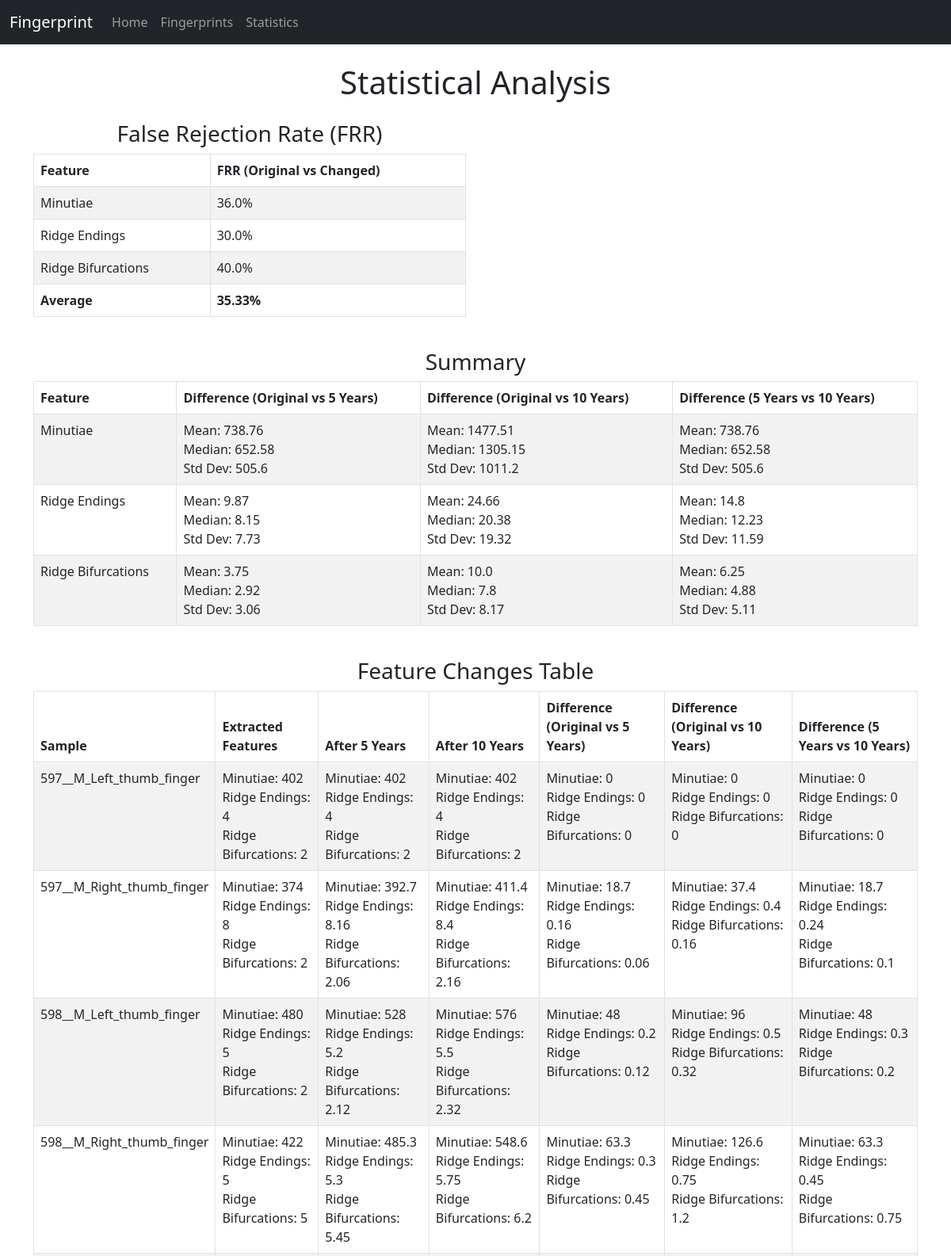
The app's page /statistics (upper part) with its own data.
### tables this page shows
CREATE TABLE fingerprint_data (
                    id INTEGER PRIMARY KEY AUTOINCREMENT,
                    image_name TEXT,
                    image_path TEXT,
                    minutiae INTEGER,
                    ridge_endings INTEGER,
                    ridge_bifurcations INTEGER,
                    changed_minutiae_5 INTEGER,
                    changed_ridge_endings_5 INTEGER,
                    changed_ridge_bifurcations_5 INTEGER,
                    changed_minutiae_10 INTEGER,
                    changed_ridge_endings_10 INTEGER,
                    changed_ridge_bifurcations_10 INTEGER,
                    changed_image_5_path TEXT,
                    changed_image_10_path TEXT
                );

### src/main.py (the view)
@app.route("/statistics")
def statistics():
    db_path = os.path.abspath(os.path.join(os.path.dirname(__file__), '../data/fingerprint_data.db'))
    conn = sqlite3.connect(db_path)
    cursor = conn.cursor()
    cursor.execute('''
        SELECT image_name, minutiae, ridge_endings, ridge_bifurcations,
               changed_minutiae_5, changed_ridge_endings_5, changed_ridge_bifurcations_5,
               changed_minutiae_10, changed_ridge_endings_10, changed_ridge_bifurcations_10
        FROM fingerprint_data
    ''')
    rows = cursor.fetchall()
    conn.close()
    table_data = [
        {
            "image_name": row[0].replace('.BMP', '').replace('.bmp', ''),  # Normalize filename
            "original": {
                "minutiae": round(row[1], 2),
                "ridge_endings": round(row[2], 2),
                "ridge_bifurcations": round(row[3], 2)
            },
            "after_5_years": {
                "minutiae": round(row[4], 2),
                "ridge_endings": round(row[5], 2),
                "ridge_bifurcations": round(row[6], 2)
            },
            "after_10_years": {
                "minutiae": round(row[7], 2),
                "ridge_endings": round(row[8], 2),
                "ridge_bifurcations": round(row[9], 2)
            },
            "difference_5_years": {
                "minutiae": round(row[4] - row[1], 2),
                "ridge_endings": round(row[5] - row[2], 2),
                "ridge_bifurcations": round(row[6] - row[3], 2)
            },
            "difference_10_years": {
                "minutiae": round(row[7] - row[1], 2),
                "ridge_endings": round(row[8] - row[2], 2),
                "ridge_bifurcations": round(row[9] - row[3], 2)
            },
            "difference_5_vs_10_years": {
                "minutiae": round(row[7] - row[4], 2),
                "ridge_endings": round(row[8] - row[5], 2),
                "ridge_bifurcations": round(row[9] - row[6], 2)
            }
        }
        for row in rows
    ]
    differences_5_years = {
        "minutiae": [row["difference_5_years"]["minutiae"] for row in table_data],
        "ridge_endings": [row["difference_5_years"]["ridge_endings"] for row in table_data],  # Ensure key matches
        "ridge_bifurcations": [row["difference_5_years"]["ridge_bifurcations"] for row in table_data]
    }
    differences_10_years = {
        "minutiae": [row["difference_10_years"]["minutiae"] for row in table_data],
        "ridge_endings": [row["difference_10_years"]["ridge_endings"] for row in table_data],  # Ensure key matches
        "ridge_bifurcations": [row["difference_10_years"]["ridge_bifurcations"] for row in table_data]
    }
    differences_5_vs_10_years = {
        "minutiae": [row["difference_5_vs_10_years"]["minutiae"] for row in table_data],
        "ridge_endings": [row["difference_5_vs_10_years"]["ridge_endings"] for row in table_data],  # Ensure key matches
        "ridge_bifurcations": [row["difference_5_vs_10_years"]["ridge_bifurcations"] for row in table_data]
    }
    def calculate_statistics(data):
        return {
            "mean": round(np.mean(data), 2),
            "median": round(np.median(data), 2),
            "std_dev": round(np.std(data), 2)
        }
    summary_statistics = {
        "difference_5_years": {feature: calculate_statistics(values) for feature, values in differences_5_years.items()},
        "difference_10_years": {feature: calculate_statistics(values) for feature, values in differences_10_years.items()},
        "difference_5_vs_10_years": {feature: calculate_statistics(values) for feature, values in differences_5_vs_10_years.items()}
    }
    def calculate_frr(data, mean, std_dev):
        outliers = [value for value in data if value < mean - std_dev or value > mean + std_dev]
        return round(len(outliers) / len(data) * 100, 2)
    frr_statistics = {
        "difference_5_years": {
            feature: calculate_frr(differences_5_years[feature],
                                   summary_statistics["difference_5_years"][feature]["mean"],
                                   summary_statistics["difference_5_years"][feature]["std_dev"])
            for feature in differences_5_years
        },
        "difference_10_years": {
            feature: calculate_frr(differences_10_years[feature],
                                   summary_statistics["difference_10_years"][feature]["mean"],
                                   summary_statistics["difference_10_years"][feature]["std_dev"])
            for feature in differences_10_years
        }
    }
    frr_statistics["original_vs_changed"] = {
        feature: calculate_frr(
            differences_10_years[feature],  # Use 10 years as the final "changed" state
            summary_statistics["difference_10_years"][feature]["mean"],
            summary_statistics["difference_10_years"][feature]["std_dev"]
        )
        for feature in differences_10_years
    }
    frr_statistics["original_vs_changed"]["average"] = round(
        sum(frr_statistics["original_vs_changed"].values()) / len(frr_statistics["original_vs_changed"]), 2
    )
    feature_totals = {
        "Minutiae": sum(differences_10_years["minutiae"]),
        "Ridge Endings": sum(differences_10_years["ridge_endings"]),
        "Ridge Bifurcations": sum(differences_10_years["ridge_bifurcations"])
    }
    plt.figure(figsize=(6, 6))
    plt.pie(feature_totals.values(), labels=feature_totals.keys(), autopct='%1.1f%%', startangle=140, colors=['blue', 'orange', 'green'])
    plt.title("Feature Percentage (Original vs Changed)")
    buf = io.BytesIO()
    plt.savefig(buf, format='png')
    buf.seek(0)
    pie_chart = base64.b64encode(buf.getvalue()).decode('utf-8')
    buf.close()
    features = ["minutiae", "ridge_endings", "ridge_bifurcations"]
    means = [summary_statistics["difference_10_years"][feature]["mean"] for feature in features]
    std_devs = [summary_statistics["difference_10_years"][feature]["std_dev"] for feature in features]
    plt.figure(figsize=(8, 6))
    x = range(len(features))
    plt.bar(x, means, width=0.4, label='Mean', color='blue', align='center')
    plt.bar(x, std_devs, width=0.4, label='Std Dev', color='orange', align='edge')
    plt.xticks(x, ["Minutiae", "Ridge Endings", "Ridge Bifurcations"])  # Display human-readable labels
    plt.title("Summary Statistics (Original vs Changed)")
    plt.ylabel("Values")
    plt.legend()
    plt.tight_layout()
    buf = io.BytesIO()
    plt.savefig(buf, format='png')
    buf.seek(0)
    column_chart = base64.b64encode(buf.getvalue()).decode('utf-8')
    buf.close()
    return render_template(
        "statistics.html",
        table_data=table_data,
        summary_statistics=summary_statistics,
        frr_statistics=frr_statistics,
        pie_chart=pie_chart,
        column_chart=column_chart
    )

### src/templates/statistics.html
{% extends "base.html" %}
{% block content %}
<h1 class="text-center">Statistical Analysis</h1>
<div class="row mt-4">
    <div class="col-md-6">
        <h3 class="text-center">False Rejection Rate (FRR)</h3>
        <table class="table table-bordered table-striped">
            <thead>
                <tr>
                    <th>Feature</th>
                    <th>FRR (Original vs Changed)</th>
                </tr>
            </thead>
            <tbody>
                <tr>
                    <td>Minutiae</td>
                    <td>{{ frr_statistics.original_vs_changed.minutiae }}%</td>
                </tr>
                <tr>
                    <td>Ridge Endings</td>
                    <td>{{ frr_statistics.original_vs_changed.ridge_endings }}%</td>
                </tr>
                <tr>
                    <td>Ridge Bifurcations</td>
                    <td>{{ frr_statistics.original_vs_changed.ridge_bifurcations }}%</td>
                </tr>
                <tr>
                    <td><strong>Average</strong></td>
                    <td><strong>{{ frr_statistics.original_vs_changed.average }}%</strong></td>
                </tr>
            </tbody>
        </table>
    </div>
</div>
<div class="row mt-4">
    <div class="col-md-12">
        <h3 class="text-center">Summary</h3>
        <table class="table table-bordered table-striped">
            <thead>
                <tr>
                    <th>Feature</th>
                    <th>Difference (Original vs 5 Years)</th>
                    <th>Difference (Original vs 10 Years)</th>
                    <th>Difference (5 Years vs 10 Years)</th>
                </tr>
            </thead>
            <tbody>
                <tr>
                    <td>Minutiae</td>
                    <td>
                        Mean: {{ summary_statistics.difference_5_years.minutiae.mean }}<br>
                        Median: {{ summary_statistics.difference_5_years.minutiae.median }}<br>
                        Std Dev: {{ summary_statistics.difference_5_years.minutiae.std_dev }}
                    </td>
                    <td>
                        Mean: {{ summary_statistics.difference_10_years.minutiae.mean }}<br>
                        Median: {{ summary_statistics.difference_10_years.minutiae.median }}<br>
                        Std Dev: {{ summary_statistics.difference_10_years.minutiae.std_dev }}
                    </td>
                    <td>
                        Mean: {{ summary_statistics.difference_5_vs_10_years.minutiae.mean }}<br>
                        Median: {{ summary_statistics.difference_5_vs_10_years.minutiae.median }}<br>
                        Std Dev: {{ summary_statistics.difference_5_vs_10_years.minutiae.std_dev }}
                    </td>
                </tr>
                <tr>
                    <td>Ridge Endings</td>
                    <td>
                        Mean: {{ summary_statistics.difference_5_years.ridge_endings.mean }}<br>
                        Median: {{ summary_statistics.difference_5_years.ridge_endings.median }}<br>
                        Std Dev: {{ summary_statistics.difference_5_years.ridge_endings.std_dev }}
                    </td>
                    <td>
                        Mean: {{ summary_statistics.difference_10_years.ridge_endings.mean }}<br>
                        Median: {{ summary_statistics.difference_10_years.ridge_endings.median }}<br>
                        Std Dev: {{ summary_statistics.difference_10_years.ridge_endings.std_dev }}
                    </td>
                    <td>
                        Mean: {{ summary_statistics.difference_5_vs_10_years.ridge_endings.mean }}<br>
                        Median: {{ summary_statistics.difference_5_vs_10_years.ridge_endings.median }}<br>
                        Std Dev: {{ summary_statistics.difference_5_vs_10_years.ridge_endings.std_dev }}
                    </td>
                </tr>
                <tr>
                    <td>Ridge Bifurcations</td>
                    <td>
                        Mean: {{ summary_statistics.difference_5_years.ridge_bifurcations.mean }}<br>
                        Median: {{ summary_statistics.difference_5_years.ridge_bifurcations.median }}<br>
                        Std Dev: {{ summary_statistics.difference_5_years.ridge_bifurcations.std_dev }}
                    </td>
                    <td>
                        Mean: {{ summary_statistics.difference_10_years.ridge_bifurcations.mean }}<br>
                        Median: {{ summary_statistics.difference_10_years.ridge_bifurcations.median }}<br>
                        Std Dev: {{ summary_statistics.difference_10_years.ridge_bifurcations.std_dev }}
                    </td>
                    <td>
                        Mean: {{ summary_statistics.difference_5_vs_10_years.ridge_bifurcations.mean }}<br>
                        Median: {{ summary_statistics.difference_5_vs_10_years.ridge_bifurcations.median }}<br>
                        Std Dev: {{ summary_statistics.difference_5_vs_10_years.ridge_bifurcations.std_dev }}
                    </td>
                </tr>
            </tbody>
        </table>
    </div>
</div>
<div class="row mt-4">
    <div class="col-md-12">
        <h3 class="text-center">Feature Changes Table</h3>
        <table class="table table-bordered table-striped">
            <thead>
                <tr>
                    <th>Sample</th>
                    <th>Extracted Features</th>
                    <th>After 5 Years</th>
                    <th>After 10 Years</th>
                    <th>Difference (Original vs 5 Years)</th>
                    <th>Difference (Original vs 10 Years)</th>
                    <th>Difference (5 Years vs 10 Years)</th>
                </tr>
            </thead>
            <tbody>
                {% for row in table_data %}
                <tr>
                    <td>{{ row.image_name }}</td>
                    <td>
                        Minutiae: {{ row.original.minutiae }}<br>
                        Ridge Endings: {{ row.original.ridge_endings }}<br>
                        Ridge Bifurcations: {{ row.original.ridge_bifurcations }}
                    </td>
                    <td>
                        Minutiae: {{ row.after_5_years.minutiae }}<br>
                        Ridge Endings: {{ row.after_5_years.ridge_endings }}<br>
                        Ridge Bifurcations: {{ row.after_5_years.ridge_bifurcations }}
                    </td>
                    <td>
                        Minutiae: {{ row.after_10_years.minutiae }}<br>
                        Ridge Endings: {{ row.after_10_years.ridge_endings }}<br>
                        Ridge Bifurcations: {{ row.after_10_years.ridge_bifurcations }}
                    </td>
                    <td>
                        Minutiae: {{ row.difference_5_years.minutiae }}<br>
                        Ridge Endings: {{ row.difference_5_years.ridge_endings }}<br>
                        Ridge Bifurcations: {{ row.difference_5_years.ridge_bifurcations }}
                    </td>
                    <td>
                        Minutiae: {{ row.difference_10_years.minutiae }}<br>
                        Ridge Endings: {{ row.difference_10_years.ridge_endings }}<br>
                        Ridge Bifurcations: {{ row.difference_10_years.ridge_bifurcations }}
                    </td>
                    <td>
                        Minutiae: {{ row.difference_5_vs_10_years.minutiae }}<br>
                        Ridge Endings: {{ row.difference_5_vs_10_years.ridge_endings }}<br>
                        Ridge Bifurcations: {{ row.difference_5_vs_10_years.ridge_bifurcations }}
                    </td>
                </tr>
                {% endfor %}
            </tbody>
        </table>
    </div>
</div>
{% endblock %}

### src/templates/base.html (shortened to what this page needs)
<!DOCTYPE html>
<html lang="en">
<head>
    <link href="{{ url_for('static', filename='bootstrap.min.css') }}" rel="stylesheet">
</head>
<body>
    <nav class="navbar navbar-expand-lg navbar-dark bg-dark">
        <div class="container-fluid">
            <a class="navbar-brand" href="/">Fingerprint</a>
            <div class="collapse navbar-collapse" id="navbarNav">
                <ul class="navbar-nav">
                    <li class="nav-item">
                        <a class="nav-link" href="/">Home</a>
                    </li>
                    <li class="nav-item">
                        <a class="nav-link" href="/fingerprints">Fingerprints</a>
                    </li>
                    <li class="nav-item">
                        <a class="nav-link" href="/statistics">Statistics</a>
                    </li>
                </ul>
            </div>
        </div>
    </nav>
    <div class="container mt-4">
        {% block content %}
        {% endblock %}
    </div>
</body>
</html>

### records on screen
fingerprint_data: original.minutiae "402", original.ridge_endings "4", original.ridge_bifurcations "2", after_5_years.minutiae "402", after_5_years.ridge_endings "4", after_5_years.ridge_bifurcations "2", after_10_years.minutiae "402", after_10_years.ridge_endings "4", after_10_years.ridge_bifurcations "2"
fingerprint_data: image_name "597__M_Right_thumb_finger", original.minutiae "374", original.ridge_endings "8", original.ridge_bifurcations "2", after_5_years.minutiae "392.7", after_5_years.ridge_endings "8.16", after_5_years.ridge_bifurcations "2.06", after_10_years.minutiae "411.4", after_10_years.ridge_endings "8.4", after_10_years.ridge_bifurcations "2.16", difference_5_years.minutiae "18.7", difference_5_years.ridge_endings "0.16", difference_5_years.ridge_bifurcations "0.06", difference_10_years.minutiae "37.4", difference_10_years.ridge_endings "0.4", difference_10_years.ridge_bifurcations "0.16", difference_5_vs_10_years.minutiae "18.7", difference_5_vs_10_years.ridge_endings "0.24", difference_5_vs_10_years.ridge_bifurcations "0.1"
fingerprint_data: image_name "598__M_Left_thumb_finger", original.minutiae "480", original.ridge_endings "5", original.ridge_bifurcations "2", after_5_years.minutiae "528", after_5_years.ridge_endings "5.2", after_5_years.ridge_bifurcations "2.12", after_10_years.minutiae "576", after_10_years.ridge_endings "5.5", after_10_years.ridge_bifurcations "2.32", difference_5_years.minutiae "48", difference_5_years.ridge_endings "0.2", difference_5_years.ridge_bifurcations "0.12", difference_10_years.minutiae "96", difference_10_years.ridge_endings "0.5", difference_10_years.ridge_bifurcations "0.32", difference_5_vs_10_years.minutiae "48", difference_5_vs_10_years.ridge_endings "0.3", difference_5_vs_10_years.ridge_bifurcations "0.2"
fingerprint_data: image_name "598__M_Right_thumb_finger", original.minutiae "422", original.ridge_endings "5", original.ridge_bifurcations "5", after_5_years.minutiae "485.3", after_5_years.ridge_endings "5.3", after_5_years.ridge_bifurcations "5.45", after_10_years.minutiae "548.6", after_10_years.ridge_endings "5.75", after_10_years.ridge_bifurcations "6.2", difference_5_years.minutiae "63.3", difference_5_years.ridge_endings "0.3", difference_5_years.ridge_bifurcations "0.45", difference_10_years.minutiae "126.6", difference_10_years.ridge_endings "0.75", difference_10_years.ridge_bifurcations "1.2", difference_5_vs_10_years.minutiae "63.3", difference_5_vs_10_years.ridge_endings "0.45", difference_5_vs_10_years.ridge_bifurcations "0.75"

### other values on screen
{{ frr_statistics.original_vs_changed.minutiae }} "36.0"
{{ frr_statistics.original_vs_changed.ridge_endings }} "30.0"
{{ frr_statistics.original_vs_changed.ridge_bifurcations }} "40.0"
{{ frr_statistics.original_vs_changed.average }} "35.33"
{{ summary_statistics.difference_5_years.minutiae.mean }} "738.76"
{{ summary_statistics.difference_5_years.minutiae.median }} "652.58"
{{ summary_statistics.difference_5_years.minutiae.std_dev }} "505.6"
{{ summary_statistics.difference_10_years.minutiae.mean }} "1477.51"
{{ summary_statistics.difference_10_years.minutiae.median }} "1305.15"
{{ summary_statistics.difference_10_years.minutiae.std_dev }} "1011.2"
{{ summary_statistics.difference_5_vs_10_years.minutiae.mean }} "738.76"
{{ summary_statistics.difference_5_vs_10_years.minutiae.median }} "652.58"
{{ summary_statistics.difference_5_vs_10_years.minutiae.std_dev }} "505.6"
{{ summary_statistics.difference_5_years.ridge_endings.mean }} "9.87"
{{ summary_statistics.difference_5_years.ridge_endings.median }} "8.15"
